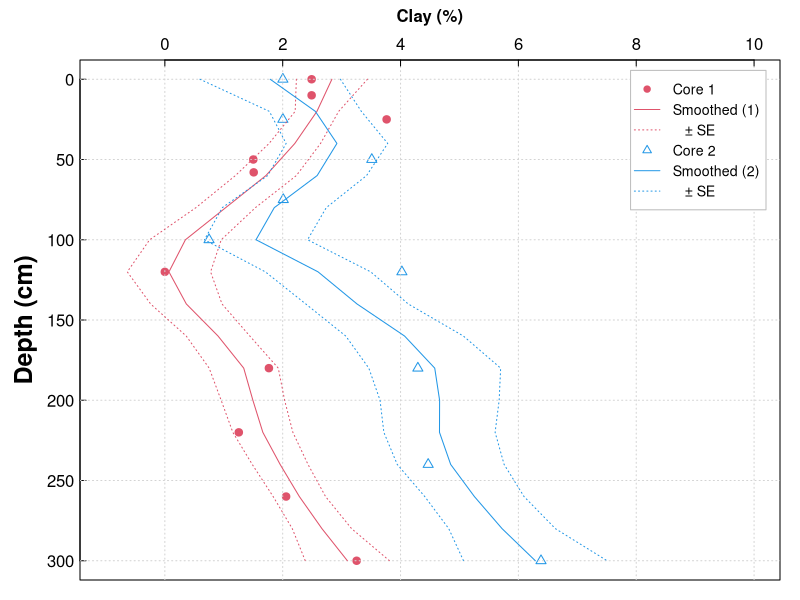

This figure's R source:
profiles <- read.csv("Deep_Cores.csv") # data file in this repository

profiles$Site <- as.factor(profiles$Site)

data1 <- subset(profiles, subset = profiles$Site == 1)
data2 <- subset(profiles, subset = profiles$Site == 2)
data3 <- subset(profiles, subset = profiles$S.bd == 1)
data4 <- subset(profiles, subset = profiles$S.bd == 2)

############################### Plot ################################
par(mfrow = c(1,1), mar = c(1,4,3,1), mgp = c(2.2,0.3,0), font.lab=2, tcl =0.3, las = 1)

#### Clay ####
with(profiles, plot(depth.upper ~ Clay,
                           pch = c(19,2)[Site],
                           col = c(2,4)[Site],
                           ylim = c(300,0), xlim = c(-1,10), 
                           xaxt = "n", xlab = "",
                           ylab = "Depth (cm)",
                           cex.lab = 1.5)
     )
grid()
axis(3)
mtext(expression(bold(paste("Clay (%)"))),
      side = 3, line = 1.5, font = 2)

# set up data.frame to store interpolation results
interps <- data.frame(fixdepth = seq(0,300,20),
                      Core_1 = rep(NA, length(seq(0,300,20))),
                      Core_1_lo = rep(NA, length(seq(0,300,20))),
                      Core_1_hi = rep(NA, length(seq(0,300,20))),
                      Core_2 = rep(NA, length(seq(0,300,20))),
                      Core_2_lo = rep(NA, length(seq(0,300,20))),
                      Core_2_hi = rep(NA, length(seq(0,300,20))))

# generate Core 1 values interpolated to fixed depth using LOESS
loessMod1 <- loess(Clay ~ depth.upper, data = data1)
loessPred1 <- predict(loessMod1, newdata=interps$fixdepth, se = TRUE)
interps$Core_1 <- loessPred1$fit
interps$Core_1_lo <- loessPred1$fit - loessPred1$se.fit
interps$Core_1_hi <- loessPred1$fit + loessPred1$se.fit

# generate Core 2 values interpolated to fixed depth using LOESS
loessMod2 <- loess(Clay ~ depth.upper, data2)
loessPred2 <- predict(loessMod2, newdata=interps$fixdepth, se = TRUE)
interps$Core_2 <- loessPred2$fit
interps$Core_2_lo <- loessPred2$fit - loessPred2$se.fit
interps$Core_2_hi <- loessPred2$fit + loessPred2$se.fit

# add interpolations to plot
lines(interps$Core_1, interps$fixdepth, col = 2)
lines(interps$Core_1_lo, interps$fixdepth, col = 2, lty = 3)
lines(interps$Core_1_hi, interps$fixdepth, col = 2, lty = 3)

lines(interps$Core_2, interps$fixdepth, col = 4)
lines(interps$Core_2_lo, interps$fixdepth, col = 4, lty = 3)
lines(interps$Core_2_hi, interps$fixdepth, col = 4, lty = 3)

legend("topright", bty = "o", inset = 0.02,
       cex = 0.85, y.intersp = 1.2, 
       box.col = "gray", box.lwd = 1, 
       legend = c("Core 1", 
                  "Smoothed (1)", " \u00A0 \u00B1 SE", 
                  "Core 2", 
                  "Smoothed (2)", " \u00A0 \u00B1 SE"), 
       col = c(2,2,2,4,4,4), lty = c(NA,1,3,NA,1,3), 
       lwd = 1, pch = c(19,NA,NA,2,NA,NA))

# tidy up
rm(list = ls(pattern = "loess"))
